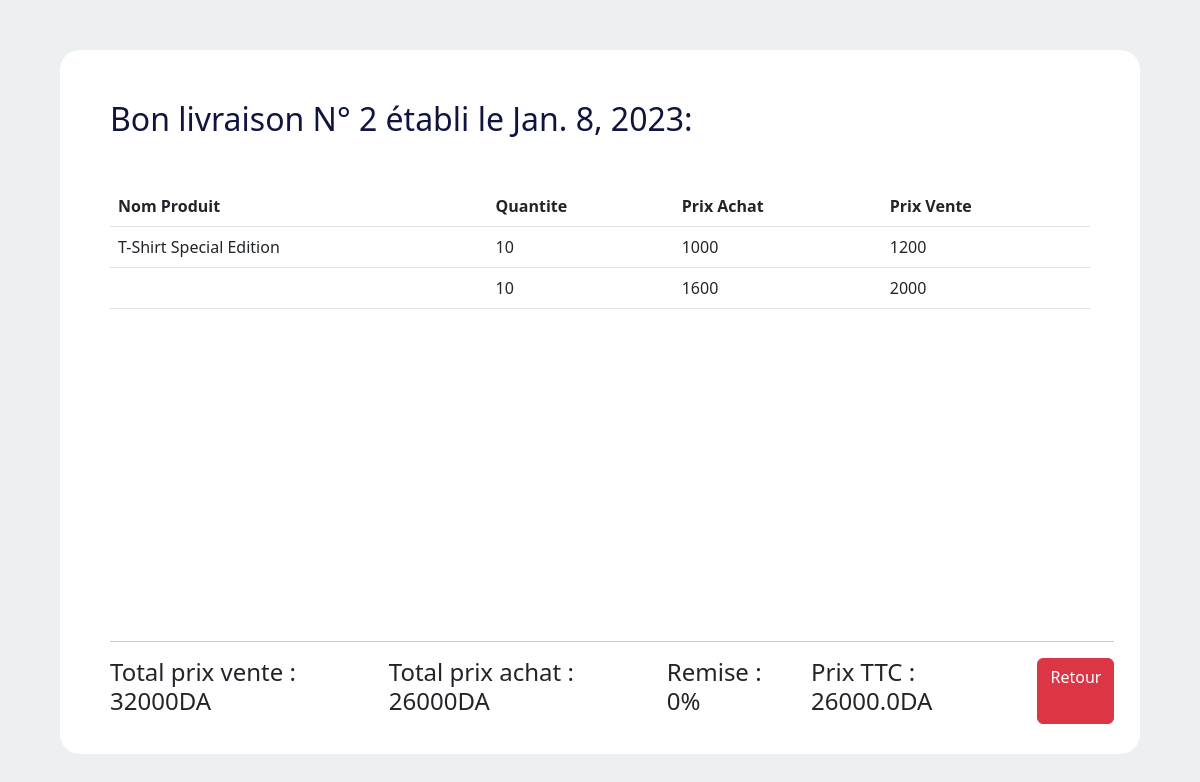
The page /achat/bon_livraison/afficher2 on the database its author committed.
### application/models.py (models this page shows, shortened)
class Bon_Livraison(models.Model):
    Remise_BL = models.IntegerField(default=0)
    Date_BL = models.DateField(auto_now_add= True)
    Fournisseurs = models.ForeignKey(Fournisseur, on_delete = models.CASCADE)
    produits = models.ManyToManyField('Product' , through='Etablire_BL')
    BL_payé = models.BooleanField(default=True)

class Etablire_BL(models.Model):
    Produits_BL = models.ForeignKey(Product, on_delete = models.CASCADE , related_name= "produitsBL" , blank=True, null=True)
    BLs = models.ForeignKey(Bon_Livraison, on_delete = models.CASCADE , related_name= "BL" , blank=True, null=True)
    Qte_BL = models.IntegerField()
    Prix_HT_BL = models.IntegerField()
    Prix_Vente_BL = models.IntegerField()

class Product(models.Model):
    Nom_produit = models.CharField(max_length=50)
    Type_produit = models.ForeignKey(Product_type, on_delete = models.CASCADE)
    Qte_stocker = models.IntegerField(default=0)
    Date_stocker = models.DateField(auto_now_add=True , null= True , editable=True)
    Prix_HT_Produit = models.IntegerField(default=0)
    Prix_Vente_Produit = models.IntegerField(default=0)
    Qte_destocker = models.IntegerField(default=0)
    Motif = models.CharField(max_length=50 , default="")
    factures = models.ManyToManyField('Facture' , through='Etablire_facture')
    commandes = models.ManyToManyField('Commande' , through='Commander')
    ventes = models.ManyToManyField('Vente' , through='Effectuer_vente')
    BLs = models.ManyToManyField('Bon_Livraison' , through='Etablire_BL')
    stock = models.ForeignKey(Stock, on_delete = models.CASCADE , related_name= "produitsBL" , blank=True, null=True)

### application/views.py (the view)
# urls.py: path('achat/bon_livraison/afficher<int:pk>', views.afficher_contenu_BL, name="Afficher_BL"),                #affichage d'une liste des bons
def afficher_contenu_BL(request , pk):                                                                    #Afficher le contenu d'un bon
    BL = Bon_Livraison.objects.get(id=pk)
    etablire = Etablire_BL.objects.all().filter(BLs = BL)
    total_vente = 0
    total_achat = 0
    for produit in etablire :
        total_vente += (produit.Prix_Vente_BL * produit.Qte_BL)
        total_achat += (produit.Prix_HT_BL * produit.Qte_BL)
    prix_ttc = total_achat - total_achat * BL.Remise_BL/100
    return render(request,'Afficher_BL_Facture_Cmd.html',{"BL":BL,"BL_etabli":etablire , "total_vente":total_vente , "total_achat":total_achat , "prix_ttc":prix_ttc})

### application/templates/Afficher_BL_Facture_Cmd.html (shortened to what this page needs)
<!DOCTYPE html>
<html>
  {% load static %}
  <head>
    <link
      href="https://cdn.jsdelivr.net/npm/bootstrap@5.3.0-alpha1/dist/css/bootstrap.min.css"
      rel="stylesheet"
    />
    <link rel="stylesheet" href="{% static 'css/style.css' %}" />
  </head>
  <body class="body">
    <div class="affichage">
      {% if BL %}
      <h2 class="items-list-title mb-5">
        Bon livraison N° {{BL.id}} établi le {{BL.Date_BL}}:
      </h2>
      <table class="table">
        <thead>
          <tr>
            <th scope="col">Nom Produit</th>
            <th scope="col">Quantite</th>
            <th scope="col">Prix Achat</th>
            <th scope="col">Prix Vente</th>
          </tr>
        </thead>
        <tbody>
          {% for item in BL_etabli %}
          <tr>
            <td>{{item.Produits_BL.Nom_produit}}</td>
            <td>{{item.Qte_BL}}</td>
            <td>{{item.Prix_HT_BL}}</td>
            <td>{{item.Prix_Vente_BL}}</td>
          </tr>
          {% endfor %}
        </tbody>
      </table>
      <span>
        <hr />
        <div>
          <h4>Total prix vente : {{total_vente}}DA</h4>
          <h4>Total prix achat : {{total_achat}}DA</h4>
          <h4>Remise : {{BL.Remise_BL}}%</h4>
          <h4>Prix TTC : {{prix_ttc}}DA</h4>
          <br />
          <a class="btn btn-danger" href="{% url 'Bon_livraison' %}">Retour</a>
        </div>
      </span>
      {% endif %}
    </div>
  </body>
</html>

### application/static/css/style.css (style rules this page uses)
body.body { background-color: #edf0f2; }
.items-list-title { color: #101540; }
div.affichage { background-color: #fff; height: 88vh; width: 90%; margin: 50px auto; border-radius: 20px; padding: 50px; position: relative; }
div.affichage table { overflow-y: scroll; }
div.affichage span { position: absolute; bottom: 30px; width: 93%; }
div.affichage span div { display: flex; justify-content: space-between; }
div.affichage span h4 { display: inline; margin-right: 30px; }

### rows shown on the page
Bon_Livraison: id "2", Date_BL "Jan. 8, 2023", Remise_BL "0"
Etablire_BL: Produits_BL.Nom_produit "T-Shirt Special Edition", Qte_BL "10", Prix_HT_BL "1000", Prix_Vente_BL "1200"
Etablire_BL: Qte_BL "10", Prix_HT_BL "1600", Prix_Vente_BL "2000"

### other values the page prints
{{ total_vente }} "32000"
{{ total_achat }} "26000"
{{ prix_ttc }} "26000.0"
